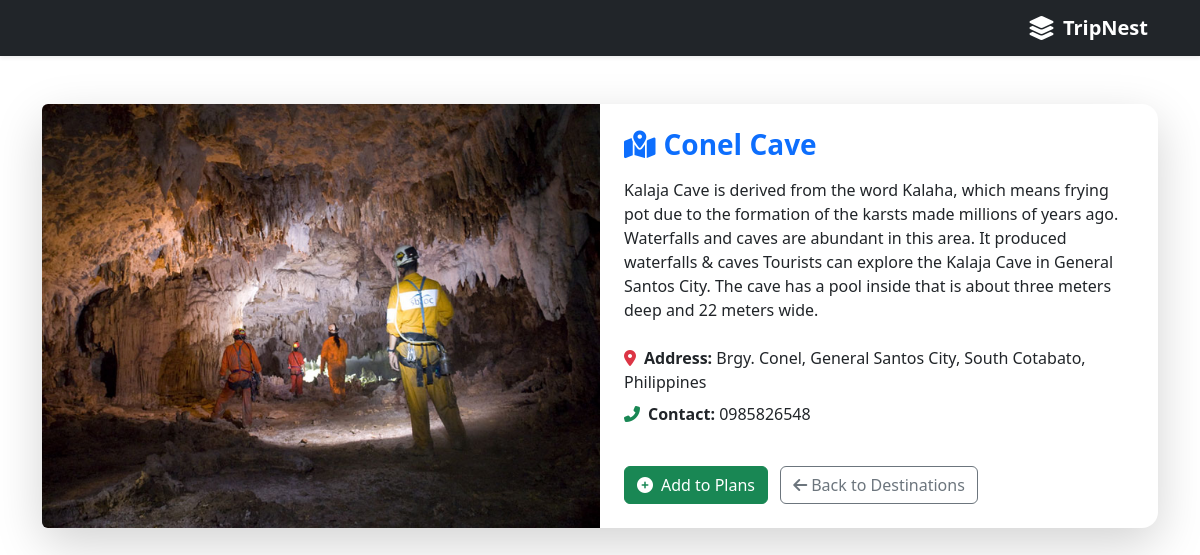
Screenshot of /CLIENT/destination_details.php?id=1 with the database file from the repository.
### tables this page shows
CREATE TABLE `destination` (
  `id` int(11) NOT NULL,
  `name` varchar(25) NOT NULL,
  `description` longtext NOT NULL,
  `image` varchar(255) DEFAULT NULL,
  `address` varchar(65) DEFAULT NULL,
  `contact_number` varchar(20) DEFAULT NULL,
  `created_at` timestamp NOT NULL DEFAULT current_timestamp()
);

### CLIENT/destination_details.php (the view, shortened to what this page needs)
<?php
include 'includes/config.php';
include 'includes/navbar.php';
$id = (int) $_GET['id'];
$sql = "SELECT * FROM destination WHERE id = $id";
$result = $conn->query($sql);
$destination = $result->fetch_assoc();
?>
<div id="main-content">
   <div class="container py-5">
  <div class="card shadow-lg border-0 rounded-4">
    <div class="row g-0">
      <div class="col-md-6">
        <img src="uploads/<?= htmlspecialchars($destination['image']) ?>" class="img-fluid rounded-start h-100" alt="<?= htmlspecialchars($destination['name']) ?>" style="object-fit: cover;">
      </div>
      <div class="col-md-6">
        <div class="card-body p-4">
          <h3 class="card-title text-primary fw-bold mb-3"><i class="fas fa-map-marked-alt me-2"></i><?= htmlspecialchars($destination['name']) ?></h3>
          <p class="card-text mb-4"><?= nl2br(htmlspecialchars($destination['description'])) ?></p>
          <p class="mb-2"><i class="fas fa-map-marker-alt text-danger me-2"></i><strong>Address:</strong> <?= htmlspecialchars($destination['address']) ?></p>
          <p><i class="fas fa-phone-alt text-success me-2"></i><strong>Contact:</strong> <?= htmlspecialchars($destination['contact_number']) ?></p>
          <form method="post" action="add_to_plan.php" class="d-inline-block" id="planForm">
                <button type="button" class="btn btn-success mt-4" id="addPlanBtn" onclick="confirmAdd()">
                    <i class="fas fa-plus-circle me-2"></i>Add to Plans
                </button>
        </form>
          <a href="destinations.php" class="btn btn-outline-secondary mt-4 ms-2">
            <i class="fas fa-arrow-left me-1"></i>Back to Destinations
          </a>
        </div>
      </div>
    </div>
  </div>
</div>
</div>

### rows the page displays
destination: image (picture), name "Conel Cave", description "Kalaja Cave is derived from the word Kalaha, which means frying pot due to the formation of the karsts made millions of years ago. Waterfalls and caves are abundant in this area. It produced waterfalls & caves Tourists can explore the Kalaja Cave in General Santos City. The cave has a pool inside that is about three meters deep and 22 meters wide.", address "Brgy. Conel, General Santos City, South Cotabato, Philippines", contact_number "0985826548"
